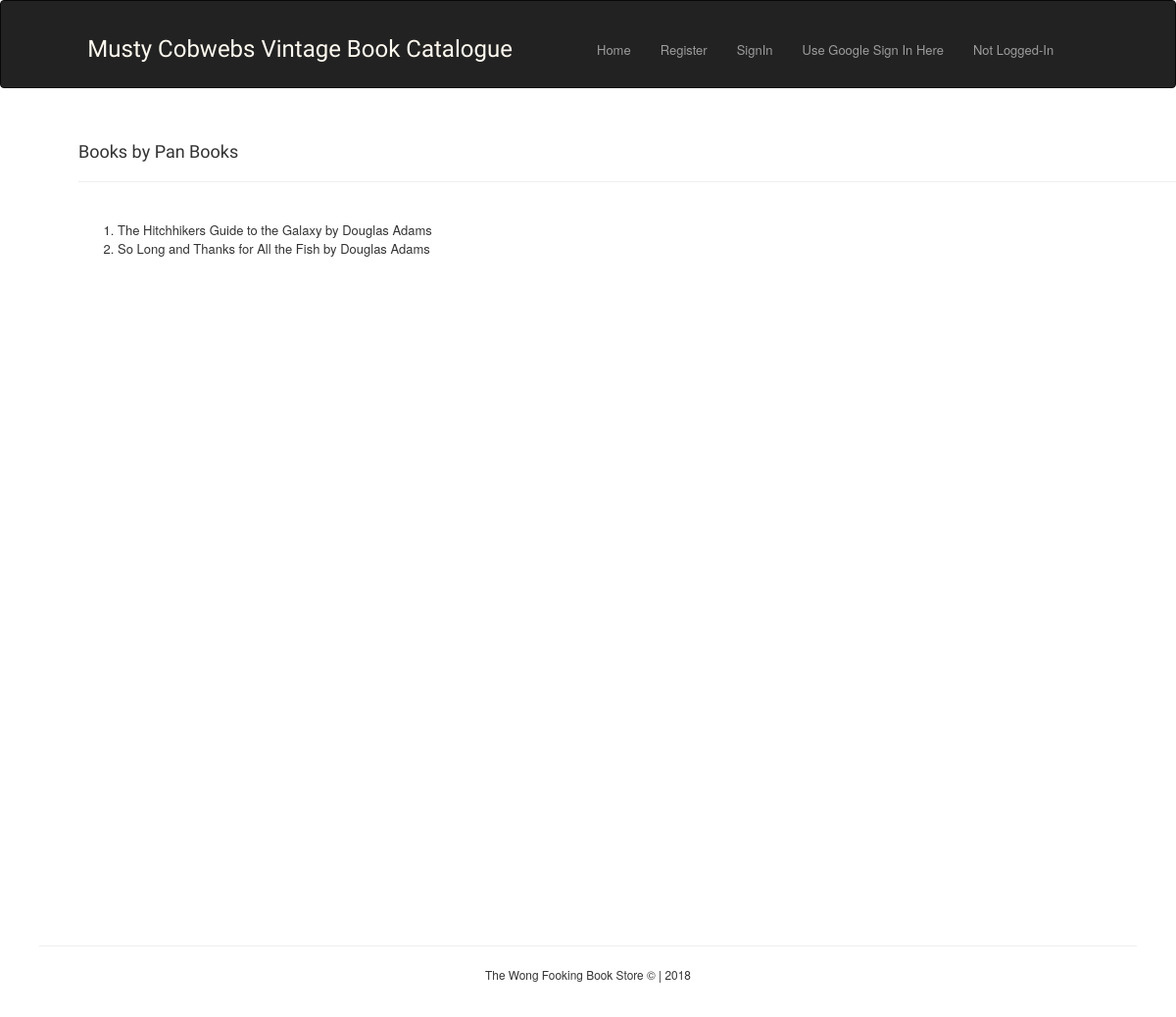
The app's page /display/publisher/3 with its own data.
### project.py (models this page shows, shortened)
class Publication(db.Model):
    __tablename__ = 'publication'
    id = db.Column(db.Integer, primary_key=True)
    name = db.Column(db.String(80), nullable=False)

class Book(db.Model):
    __tablename__ = 'book'
    id = db.Column(db.Integer, primary_key=True)
    title = db.Column(db.String(500), nullable=False, index=True)
    author = db.Column(db.String(350))
    genre = db.Column(db.String(50))
    format = db.Column(db.String(50))
    image = db.Column(db.String(250))
    num_pages = db.Column(db.Integer)
    pub_date = db.Column(db.String(50))
    pub_id = db.Column(db.Integer, db.ForeignKey('publication.id'))

### project.py (the view)
@app.route('/display/publisher/<publisher_id>')
def display_publisher(publisher_id):
    publisher = session.query(Publication).filter_by(id=publisher_id).first()
    publisher_books = session.query(Book).filter_by(pub_id = publisher.id).all()
    return render_template('publisher.html', publisher=publisher,
                           publisher_books=publisher_books)

### templates/publisher.html
{% extends 'layout.html' %}
{% block content %}
    <div class="container publisher">
        <h4>Books by {{ publisher.name }}</h4>
        <hr><br>
        <ol>
            {% for book in publisher_books %}
            <li type="1">
                {{ book.title }} by {{ book.author }}
            </li>
            {% endfor %}
        </ol>
    </div>
{% endblock %}

### static/css/styles.css (style rules this page uses)
html, body { height: 100%; margin: 0; padding: 0 }
h1, h2, h3, h4 { font-family: Sansita, serif }
p, li { font-size: small }
.publisher { padding: 25px; position: relative; left: 40px }

### records on screen
Publication: name "Pan Books"
Book: title "The Hitchhikers Guide to the Galaxy", author "Douglas Adams"
Book: title "So Long and Thanks for All the Fish", author "Douglas Adams"
